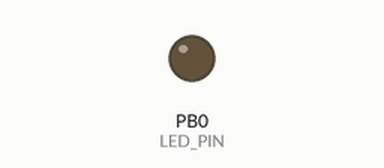
This program was run on a simulated ATtiny13, built with avr-gcc and emulated at 1.2 MHz. On the bench: output pins drawn as LEDs (lit = HIGH).

Above: at 0.05 s.
At 0.3 s:
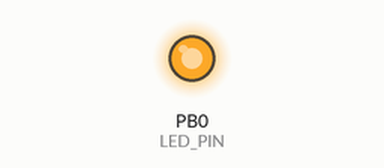
At 0.9 s:
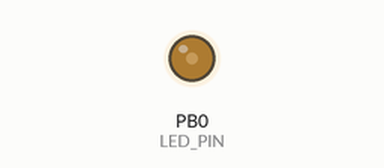
At 1.75 s:
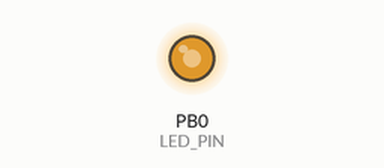
Timing chart, 0 to 4.0 s (numbered marks = the images above):
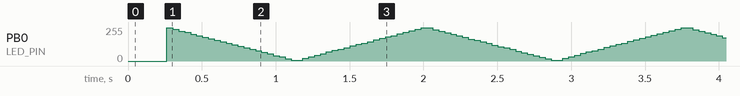

The program:

main.c
```c
// (licence header left out)
#include <avr/io.h>
#include <util/delay.h>

#define	LED_PIN		PB0
#define DELAY_MAX 	(512)
#define	DELAY_MIN	(1)

#if DELAY_MAX < 1 || DELAY_MIN < 1
# warning "Value of DELAY_MAX and DELAY_MAIN should be from range <1, 2^16>"
#endif
#if !(DELAY_MAX > DELAY_MIN)
# warning "Value of DELAY_MAX should be greater then DELAY_MIN"
#endif

int
main(void)
{
	uint16_t delay = DELAY_MIN;
	uint8_t dir = 0;

	/* setup */
	DDRB = 0b00000001; // set LED pin as OUTPUT
	PORTB = 0b00000001; // set LED pin to HIGH

	/* loop */
	while (1) {

		PORTB &= ~(_BV(LED_PIN)); // LED off
                _delay_loop_2(delay);

                PORTB |= _BV(LED_PIN); // LED on
                _delay_loop_2(DELAY_MAX - delay);

                if (dir) { // fade-in
                        if (++delay >= (DELAY_MAX - 1)) dir = 0;
                } else { // fade-out
                        if (--delay <= DELAY_MIN) dir = 1;
                }

	}
}
```
